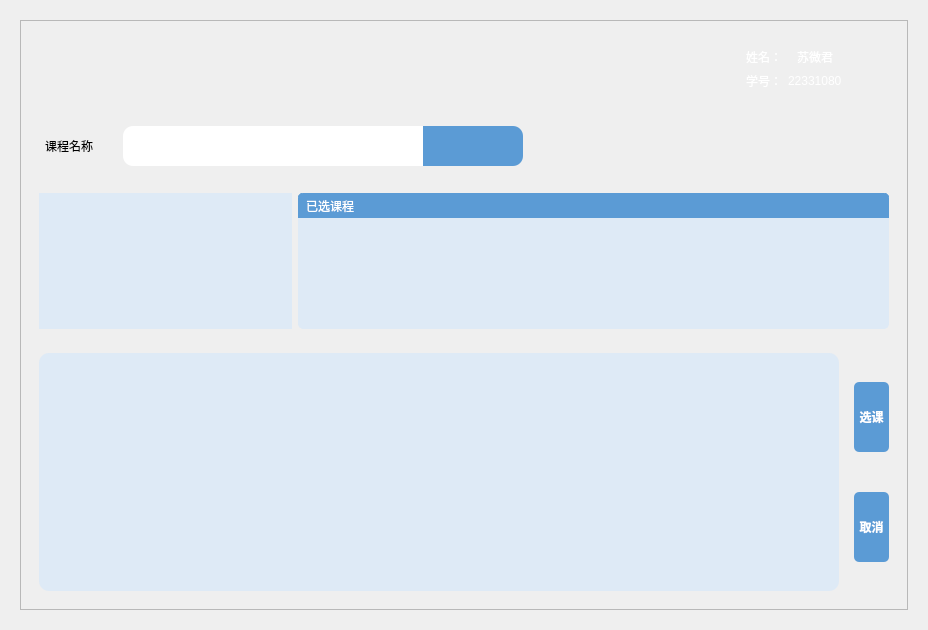
<?xml version="1.0" encoding="UTF-8"?>
<ui version="4.0">
 <class>frm_stu_pick_class</class>
 <widget class="QWidget" name="frm_stu_pick_class">
  <property name="geometry">
   <rect>
    <x>0</x>
    <y>0</y>
    <width>928</width>
    <height>630</height>
   </rect>
  </property>
  <property name="windowTitle">
   <string>学生选课界面</string>
  </property>
  <layout class="QHBoxLayout" name="horizontalLayout_8">
   <property name="spacing">
    <number>9</number>
   </property>
   <property name="leftMargin">
    <number>20</number>
   </property>
   <property name="topMargin">
    <number>20</number>
   </property>
   <property name="rightMargin">
    <number>20</number>
   </property>
   <property name="bottomMargin">
    <number>20</number>
   </property>
   <item>
    <widget class="QFrame" name="frame">
     <property name="frameShape">
      <enum>QFrame::StyledPanel</enum>
     </property>
     <property name="frameShadow">
      <enum>QFrame::Raised</enum>
     </property>
     <layout class="QVBoxLayout" name="verticalLayout_4">
      <property name="spacing">
       <number>0</number>
      </property>
      <property name="leftMargin">
       <number>0</number>
      </property>
      <property name="topMargin">
       <number>0</number>
      </property>
      <property name="rightMargin">
       <number>0</number>
      </property>
      <property name="bottomMargin">
       <number>0</number>
      </property>
      <item>
       <widget class="QWidget" name="widget_4" native="true">
        <layout class="QHBoxLayout" name="horizontalLayout">
         <item>
          <spacer name="horizontalSpacer_23">
           <property name="orientation">
            <enum>Qt::Horizontal</enum>
           </property>
           <property name="sizeType">
            <enum>QSizePolicy::Fixed</enum>
           </property>
           <property name="sizeHint" stdset="0">
            <size>
             <width>13</width>
             <height>17</height>
            </size>
           </property>
          </spacer>
         </item>
         <item>
          <widget class="QLabel" name="jwTitle_2">
           <property name="sizePolicy">
            <sizepolicy hsizetype="Preferred" vsizetype="Preferred">
             <horstretch>0</horstretch>
             <verstretch>0</verstretch>
            </sizepolicy>
           </property>
           <property name="minimumSize">
            <size>
             <width>0</width>
             <height>0</height>
            </size>
           </property>
           <property name="maximumSize">
            <size>
             <width>16777215</width>
             <height>16777215</height>
            </size>
           </property>
           <property name="font">
            <font>
             <pointsize>18</pointsize>
            </font>
           </property>
           <property name="styleSheet">
            <string notr="true"/>
           </property>
           <property name="text">
            <string/>
           </property>
          </widget>
         </item>
         <item>
          <spacer name="horizontalSpacer_24">
           <property name="orientation">
            <enum>Qt::Horizontal</enum>
           </property>
           <property name="sizeType">
            <enum>QSizePolicy::Expanding</enum>
           </property>
           <property name="sizeHint" stdset="0">
            <size>
             <width>270</width>
             <height>25</height>
            </size>
           </property>
          </spacer>
         </item>
         <item>
          <widget class="QWidget" name="widget_5" native="true">
           <layout class="QHBoxLayout" name="horizontalLayout_6">
            <item>
             <widget class="QPushButton" name="btn_HeadPortrait">
              <property name="cursor">
               <cursorShape>OpenHandCursor</cursorShape>
              </property>
              <property name="styleSheet">
               <string notr="true">background: transparent;
color: rgba(255,255,255,0.5);
border-top-right-radius: 4px;
border-bottom-right-radius: 4px;
</string>
              </property>
              <property name="text">
               <string/>
              </property>
             </widget>
            </item>
            <item>
             <widget class="QWidget" name="widget" native="true">
              <layout class="QVBoxLayout" name="verticalLayout">
               <item>
                <layout class="QHBoxLayout" name="horizontalLayout_4">
                 <item>
                  <widget class="QLabel" name="label_7">
                   <property name="styleSheet">
                    <string notr="true">color: rgb(255, 255, 255);
font: 11pt &quot;Microsoft YaHei UI&quot;;</string>
                   </property>
                   <property name="text">
                    <string>姓名：</string>
                   </property>
                  </widget>
                 </item>
                 <item>
                  <widget class="QLabel" name="lbl_StuName">
                   <property name="styleSheet">
                    <string notr="true">color: rgb(255, 255, 255);
font: 11pt &quot;Microsoft YaHei UI&quot;;</string>
                   </property>
                   <property name="text">
                    <string>苏微君</string>
                   </property>
                  </widget>
                 </item>
                </layout>
               </item>
               <item>
                <layout class="QHBoxLayout" name="horizontalLayout_5">
                 <item>
                  <widget class="QLabel" name="label_8">
                   <property name="styleSheet">
                    <string notr="true">color: rgb(255, 255, 255);
font: 11pt &quot;Microsoft YaHei UI&quot;;</string>
                   </property>
                   <property name="text">
                    <string>学号：</string>
                   </property>
                  </widget>
                 </item>
                 <item>
                  <widget class="QLabel" name="lbl_StuID">
                   <property name="styleSheet">
                    <string notr="true">color: rgb(255, 255, 255);
font: 11pt &quot;Microsoft YaHei UI&quot;;</string>
                   </property>
                   <property name="text">
                    <string>22331080</string>
                   </property>
                  </widget>
                 </item>
                </layout>
               </item>
              </layout>
             </widget>
            </item>
            <item>
             <widget class="QPushButton" name="btn_Exit">
              <property name="sizePolicy">
               <sizepolicy hsizetype="Fixed" vsizetype="Fixed">
                <horstretch>0</horstretch>
                <verstretch>0</verstretch>
               </sizepolicy>
              </property>
              <property name="cursor">
               <cursorShape>OpenHandCursor</cursorShape>
              </property>
              <property name="styleSheet">
               <string notr="true">background: transparent;
color: rgba(255,255,255,0.5);
border-top-right-radius: 4px;
border-bottom-right-radius: 4px;
</string>
              </property>
              <property name="text">
               <string/>
              </property>
             </widget>
            </item>
           </layout>
          </widget>
         </item>
        </layout>
       </widget>
      </item>
      <item alignment="Qt::AlignLeft">
       <widget class="QWidget" name="widget_2" native="true">
        <layout class="QHBoxLayout" name="horizontalLayout_3">
         <property name="spacing">
          <number>0</number>
         </property>
         <item>
          <spacer name="horizontalSpacer_21">
           <property name="orientation">
            <enum>Qt::Horizontal</enum>
           </property>
           <property name="sizeType">
            <enum>QSizePolicy::Fixed</enum>
           </property>
           <property name="sizeHint" stdset="0">
            <size>
             <width>15</width>
             <height>20</height>
            </size>
           </property>
          </spacer>
         </item>
         <item>
          <widget class="QLabel" name="label_4">
           <property name="sizePolicy">
            <sizepolicy hsizetype="Fixed" vsizetype="Fixed">
             <horstretch>0</horstretch>
             <verstretch>0</verstretch>
            </sizepolicy>
           </property>
           <property name="styleSheet">
            <string notr="true">font: 11pt &quot;Microsoft YaHei UI&quot;;</string>
           </property>
           <property name="text">
            <string>课程名称</string>
           </property>
          </widget>
         </item>
         <item>
          <spacer name="horizontalSpacer_7">
           <property name="orientation">
            <enum>Qt::Horizontal</enum>
           </property>
           <property name="sizeType">
            <enum>QSizePolicy::Fixed</enum>
           </property>
           <property name="sizeHint" stdset="0">
            <size>
             <width>30</width>
             <height>20</height>
            </size>
           </property>
          </spacer>
         </item>
         <item>
          <widget class="QLineEdit" name="le_CourseName">
           <property name="sizePolicy">
            <sizepolicy hsizetype="Fixed" vsizetype="Fixed">
             <horstretch>0</horstretch>
             <verstretch>0</verstretch>
            </sizepolicy>
           </property>
           <property name="minimumSize">
            <size>
             <width>300</width>
             <height>40</height>
            </size>
           </property>
           <property name="maximumSize">
            <size>
             <width>300</width>
             <height>40</height>
            </size>
           </property>
           <property name="styleSheet">
            <string notr="true">border-top-left-radius:10px;
border-bottom-left-radius:10px;
font: 11pt &quot;华文细黑&quot;;</string>
           </property>
          </widget>
         </item>
         <item>
          <widget class="QPushButton" name="btn_Search">
           <property name="sizePolicy">
            <sizepolicy hsizetype="Preferred" vsizetype="Fixed">
             <horstretch>0</horstretch>
             <verstretch>0</verstretch>
            </sizepolicy>
           </property>
           <property name="minimumSize">
            <size>
             <width>100</width>
             <height>40</height>
            </size>
           </property>
           <property name="maximumSize">
            <size>
             <width>100</width>
             <height>40</height>
            </size>
           </property>
           <property name="styleSheet">
            <string notr="true">background-color:rgb(91, 155, 213);
color:rgb(255, 255, 255);
font: 12pt &quot;幼圆&quot;;
font-weight: bold;
padding:10px 20px; 
border-top-right-radius: 10px; 
border-bottom-right-radius: 10px; </string>
           </property>
           <property name="text">
            <string/>
           </property>
          </widget>
         </item>
        </layout>
       </widget>
      </item>
      <item>
       <widget class="QWidget" name="widget_6" native="true">
        <layout class="QVBoxLayout" name="verticalLayout_3">
         <item>
          <widget class="QWidget" name="widget_3" native="true">
           <property name="sizePolicy">
            <sizepolicy hsizetype="Preferred" vsizetype="Preferred">
             <horstretch>0</horstretch>
             <verstretch>3</verstretch>
            </sizepolicy>
           </property>
           <layout class="QHBoxLayout" name="horizontalLayout_9">
            <item>
             <widget class="QTreeWidget" name="trw_YearTerm">
              <property name="sizePolicy">
               <sizepolicy hsizetype="Expanding" vsizetype="Expanding">
                <horstretch>3</horstretch>
                <verstretch>0</verstretch>
               </sizepolicy>
              </property>
              <property name="styleSheet">
               <string notr="true">background-color:rgb(222, 234, 246);
border:10px;
border-radius:10px；

</string>
              </property>
              <attribute name="headerVisible">
               <bool>false</bool>
              </attribute>
              <column>
               <property name="text">
                <string notr="true">1</string>
               </property>
              </column>
             </widget>
            </item>
            <item>
             <widget class="QWidget" name="widget_9" native="true">
              <property name="sizePolicy">
               <sizepolicy hsizetype="Preferred" vsizetype="Preferred">
                <horstretch>7</horstretch>
                <verstretch>0</verstretch>
               </sizepolicy>
              </property>
              <property name="styleSheet">
               <string notr="true">background-color:rgb(222, 234, 246);
border: 1px solid rgb(222, 234, 246); /* 设置边框的大小，样式，颜色 */
border-radius: 5px;</string>
              </property>
              <layout class="QVBoxLayout" name="verticalLayout_5">
               <property name="spacing">
                <number>0</number>
               </property>
               <property name="leftMargin">
                <number>0</number>
               </property>
               <property name="topMargin">
                <number>0</number>
               </property>
               <property name="rightMargin">
                <number>0</number>
               </property>
               <property name="bottomMargin">
                <number>0</number>
               </property>
               <item>
                <widget class="QLabel" name="label">
                 <property name="minimumSize">
                  <size>
                   <width>0</width>
                   <height>25</height>
                  </size>
                 </property>
                 <property name="maximumSize">
                  <size>
                   <width>16777215</width>
                   <height>25</height>
                  </size>
                 </property>
                 <property name="styleSheet">
                  <string notr="true">background-color:rgb(91, 155, 213);
font: 700 11pt &quot;Microsoft YaHei UI&quot;;
color:white;
border:5px solid rgb(91, 155, 213);
border-bottom-left-radius:0px;
border-bottom-right-radius:0px;

</string>
                 </property>
                 <property name="text">
                  <string>已选课程</string>
                 </property>
                </widget>
               </item>
               <item>
                <widget class="QListWidget" name="lw_SelectedCourseInfo">
                 <property name="sizePolicy">
                  <sizepolicy hsizetype="Expanding" vsizetype="Expanding">
                   <horstretch>0</horstretch>
                   <verstretch>0</verstretch>
                  </sizepolicy>
                 </property>
                 <property name="styleSheet">
                  <string notr="true">font: 10pt ;
background-color:rgb(222, 234, 246);
border-radius: 10px;
border:8px solid rgb(222, 234, 246)</string>
                 </property>
                </widget>
               </item>
              </layout>
             </widget>
            </item>
           </layout>
          </widget>
         </item>
         <item>
          <widget class="QWidget" name="widget_7" native="true">
           <property name="sizePolicy">
            <sizepolicy hsizetype="Preferred" vsizetype="Preferred">
             <horstretch>0</horstretch>
             <verstretch>5</verstretch>
            </sizepolicy>
           </property>
           <layout class="QHBoxLayout" name="horizontalLayout_7">
            <item>
             <widget class="QTableWidget" name="tbw_CourseInfo">
              <property name="styleSheet">
               <string notr="true">background-color:rgb(222, 234, 246);
alternate-background-color: rgb(255, 255, 255);
gridline-color:rgb(201, 224, 246);
border-radius:10px</string>
              </property>
             </widget>
            </item>
            <item>
             <widget class="QWidget" name="widget_8" native="true">
              <property name="sizePolicy">
               <sizepolicy hsizetype="Fixed" vsizetype="Fixed">
                <horstretch>1</horstretch>
                <verstretch>0</verstretch>
               </sizepolicy>
              </property>
              <layout class="QVBoxLayout" name="verticalLayout_2">
               <property name="spacing">
                <number>40</number>
               </property>
               <property name="leftMargin">
                <number>9</number>
               </property>
               <property name="topMargin">
                <number>0</number>
               </property>
               <property name="rightMargin">
                <number>0</number>
               </property>
               <property name="bottomMargin">
                <number>0</number>
               </property>
               <item>
                <widget class="QPushButton" name="btn_Select">
                 <property name="sizePolicy">
                  <sizepolicy hsizetype="Fixed" vsizetype="Fixed">
                   <horstretch>0</horstretch>
                   <verstretch>0</verstretch>
                  </sizepolicy>
                 </property>
                 <property name="minimumSize">
                  <size>
                   <width>35</width>
                   <height>70</height>
                  </size>
                 </property>
                 <property name="maximumSize">
                  <size>
                   <width>70</width>
                   <height>16777215</height>
                  </size>
                 </property>
                 <property name="cursor">
                  <cursorShape>OpenHandCursor</cursorShape>
                 </property>
                 <property name="styleSheet">
                  <string notr="true">background-color:rgb(91, 155, 213);
color:rgb(255, 255, 255);
font: 9pt &quot;幼圆&quot;;
font-weight: bold;
border-radius: 5px; 
</string>
                 </property>
                 <property name="text">
                  <string>选课</string>
                 </property>
                </widget>
               </item>
               <item>
                <widget class="QPushButton" name="btn_Cancel">
                 <property name="sizePolicy">
                  <sizepolicy hsizetype="Fixed" vsizetype="Fixed">
                   <horstretch>0</horstretch>
                   <verstretch>0</verstretch>
                  </sizepolicy>
                 </property>
                 <property name="minimumSize">
                  <size>
                   <width>35</width>
                   <height>70</height>
                  </size>
                 </property>
                 <property name="maximumSize">
                  <size>
                   <width>35</width>
                   <height>70</height>
                  </size>
                 </property>
                 <property name="cursor">
                  <cursorShape>OpenHandCursor</cursorShape>
                 </property>
                 <property name="styleSheet">
                  <string notr="true">background-color:rgb(91, 155, 213);
color:rgb(255, 255, 255);
font: 9pt &quot;幼圆&quot;;
font-weight: bold;
border-radius: 5px; 
</string>
                 </property>
                 <property name="text">
                  <string>取消</string>
                 </property>
                </widget>
               </item>
              </layout>
             </widget>
            </item>
           </layout>
          </widget>
         </item>
        </layout>
       </widget>
      </item>
     </layout>
    </widget>
   </item>
  </layout>
 </widget>
 <resources/>
 <connections/>
</ui>
